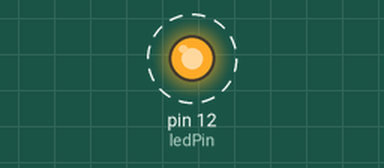
A sketch run on a simulated Arduino Uno, built with avr-gcc and run on an emulated ATmega328P. Parts: output pins drawn as LEDs (lit = HIGH). Dashed ring = blinking.

Above: at 0.5 s.
Timing chart, 0 to 4.6 s (numbered marks = the images above):
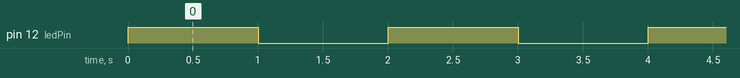

The sketch:

Exercise0_Blink.ino
```cpp
/* Blinking LED
* --------------------
* turns on and off a light emitting diode(LED)  connected to a digital
* pin, in intervals of 2 seconds.
*/

int ledPin = 12; // LED connected to digital pin 12

void setup() {
pinMode(ledPin, OUTPUT); // sets the digital pin as output
}

void loop() {

digitalWrite(ledPin, HIGH); // sets the LED on
delay(1000); // waits for a second
digitalWrite(ledPin, LOW); // sets the LED off
delay(1000); // waits for a second

}
```

Measured:
- by itself, pin 12 (ledPin): alternates HIGH for 1.0 s and LOW for 1.0 s
